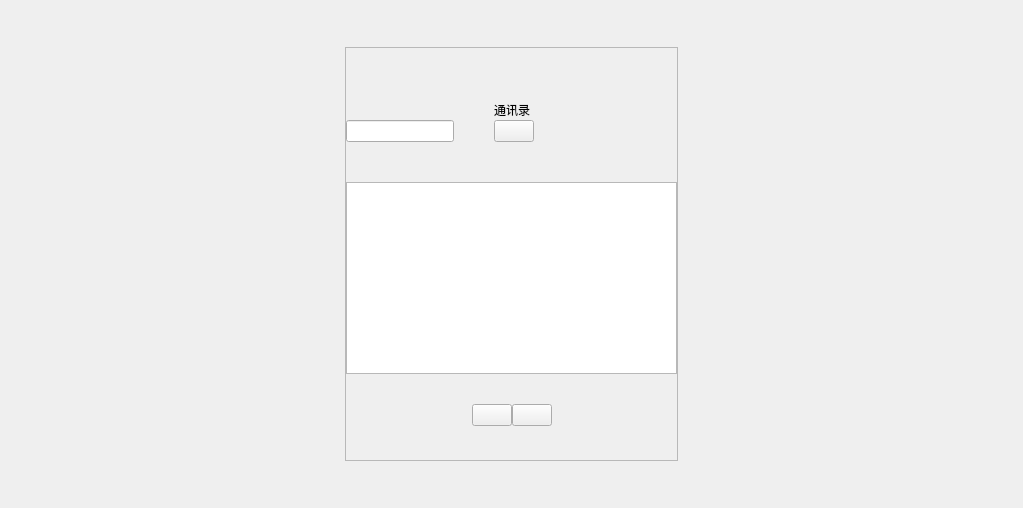
<?xml version="1.0" encoding="UTF-8"?>
<ui version="4.0">
 <class>UserListWindow</class>
 <widget class="QWidget" name="UserListWindow">
  <property name="geometry">
   <rect>
    <x>0</x>
    <y>0</y>
    <width>1023</width>
    <height>508</height>
   </rect>
  </property>
  <property name="windowTitle">
   <string>SimLaparo</string>
  </property>
  <layout class="QVBoxLayout" name="verticalLayout_2">
   <property name="spacing">
    <number>0</number>
   </property>
   <item>
    <spacer name="verticalSpacer_5">
     <property name="orientation">
      <enum>Qt::Vertical</enum>
     </property>
     <property name="sizeHint" stdset="0">
      <size>
       <width>20</width>
       <height>32</height>
      </size>
     </property>
    </spacer>
   </item>
   <item>
    <layout class="QHBoxLayout" name="horizontalLayout_4">
     <property name="spacing">
      <number>0</number>
     </property>
     <item>
      <spacer name="horizontalSpacer_6">
       <property name="orientation">
        <enum>Qt::Horizontal</enum>
       </property>
       <property name="sizeHint" stdset="0">
        <size>
         <width>40</width>
         <height>20</height>
        </size>
       </property>
      </spacer>
     </item>
     <item>
      <widget class="QFrame" name="messageBackgroundFrame">
       <property name="frameShape">
        <enum>QFrame::StyledPanel</enum>
       </property>
       <property name="frameShadow">
        <enum>QFrame::Raised</enum>
       </property>
       <layout class="QVBoxLayout" name="verticalLayout">
        <property name="spacing">
         <number>0</number>
        </property>
        <property name="leftMargin">
         <number>0</number>
        </property>
        <property name="topMargin">
         <number>0</number>
        </property>
        <property name="rightMargin">
         <number>0</number>
        </property>
        <property name="bottomMargin">
         <number>0</number>
        </property>
        <item>
         <spacer name="verticalSpacer_2">
          <property name="orientation">
           <enum>Qt::Vertical</enum>
          </property>
          <property name="sizeType">
           <enum>QSizePolicy::Fixed</enum>
          </property>
          <property name="sizeHint" stdset="0">
           <size>
            <width>20</width>
            <height>52</height>
           </size>
          </property>
         </spacer>
        </item>
        <item>
         <layout class="QHBoxLayout" name="horizontalLayout">
          <item>
           <spacer name="horizontalSpacer_2">
            <property name="orientation">
             <enum>Qt::Horizontal</enum>
            </property>
            <property name="sizeHint" stdset="0">
             <size>
              <width>40</width>
              <height>20</height>
             </size>
            </property>
           </spacer>
          </item>
          <item>
           <widget class="QLabel" name="windowTitle">
            <property name="text">
             <string>通讯录</string>
            </property>
           </widget>
          </item>
          <item>
           <spacer name="horizontalSpacer">
            <property name="orientation">
             <enum>Qt::Horizontal</enum>
            </property>
            <property name="sizeHint" stdset="0">
             <size>
              <width>40</width>
              <height>20</height>
             </size>
            </property>
           </spacer>
          </item>
         </layout>
        </item>
        <item>
         <layout class="QHBoxLayout" name="horizontalLayout_2">
          <item>
           <widget class="QFrame" name="searchFrame">
            <property name="frameShape">
             <enum>QFrame::NoFrame</enum>
            </property>
            <property name="frameShadow">
             <enum>QFrame::Plain</enum>
            </property>
            <property name="lineWidth">
             <number>0</number>
            </property>
            <layout class="QHBoxLayout" name="horizontalLayout_5">
             <property name="spacing">
              <number>0</number>
             </property>
             <property name="leftMargin">
              <number>0</number>
             </property>
             <property name="topMargin">
              <number>0</number>
             </property>
             <property name="rightMargin">
              <number>0</number>
             </property>
             <property name="bottomMargin">
              <number>0</number>
             </property>
             <item>
              <widget class="QLineEdit" name="lineEdit"/>
             </item>
             <item>
              <spacer name="horizontalSpacer_9">
               <property name="orientation">
                <enum>Qt::Horizontal</enum>
               </property>
               <property name="sizeHint" stdset="0">
                <size>
                 <width>40</width>
                 <height>20</height>
                </size>
               </property>
              </spacer>
             </item>
             <item>
              <widget class="QPushButton" name="searchBtn">
               <property name="text">
                <string/>
               </property>
              </widget>
             </item>
            </layout>
           </widget>
          </item>
          <item>
           <spacer name="horizontalSpacer_7">
            <property name="orientation">
             <enum>Qt::Horizontal</enum>
            </property>
            <property name="sizeHint" stdset="0">
             <size>
              <width>40</width>
              <height>20</height>
             </size>
            </property>
           </spacer>
          </item>
         </layout>
        </item>
        <item>
         <spacer name="verticalSpacer_3">
          <property name="orientation">
           <enum>Qt::Vertical</enum>
          </property>
          <property name="sizeHint" stdset="0">
           <size>
            <width>20</width>
            <height>40</height>
           </size>
          </property>
         </spacer>
        </item>
        <item>
         <widget class="QTableWidget" name="tableWidget"/>
        </item>
        <item>
         <spacer name="verticalSpacer_4">
          <property name="orientation">
           <enum>Qt::Vertical</enum>
          </property>
          <property name="sizeType">
           <enum>QSizePolicy::Expanding</enum>
          </property>
          <property name="sizeHint" stdset="0">
           <size>
            <width>20</width>
            <height>30</height>
           </size>
          </property>
         </spacer>
        </item>
        <item>
         <layout class="QHBoxLayout" name="horizontalLayout_3">
          <item>
           <spacer name="horizontalSpacer_3">
            <property name="orientation">
             <enum>Qt::Horizontal</enum>
            </property>
            <property name="sizeHint" stdset="0">
             <size>
              <width>40</width>
              <height>20</height>
             </size>
            </property>
           </spacer>
          </item>
          <item>
           <widget class="QPushButton" name="cancelBtn">
            <property name="text">
             <string/>
            </property>
           </widget>
          </item>
          <item>
           <widget class="QPushButton" name="okBtn">
            <property name="text">
             <string/>
            </property>
           </widget>
          </item>
          <item>
           <spacer name="horizontalSpacer_4">
            <property name="orientation">
             <enum>Qt::Horizontal</enum>
            </property>
            <property name="sizeHint" stdset="0">
             <size>
              <width>40</width>
              <height>20</height>
             </size>
            </property>
           </spacer>
          </item>
         </layout>
        </item>
        <item>
         <spacer name="verticalSpacer">
          <property name="orientation">
           <enum>Qt::Vertical</enum>
          </property>
          <property name="sizeHint" stdset="0">
           <size>
            <width>20</width>
            <height>34</height>
           </size>
          </property>
         </spacer>
        </item>
       </layout>
      </widget>
     </item>
     <item>
      <spacer name="horizontalSpacer_5">
       <property name="orientation">
        <enum>Qt::Horizontal</enum>
       </property>
       <property name="sizeHint" stdset="0">
        <size>
         <width>40</width>
         <height>20</height>
        </size>
       </property>
      </spacer>
     </item>
    </layout>
   </item>
   <item>
    <spacer name="verticalSpacer_6">
     <property name="orientation">
      <enum>Qt::Vertical</enum>
     </property>
     <property name="sizeHint" stdset="0">
      <size>
       <width>20</width>
       <height>31</height>
      </size>
     </property>
    </spacer>
   </item>
  </layout>
 </widget>
 <resources/>
 <connections/>
</ui>
